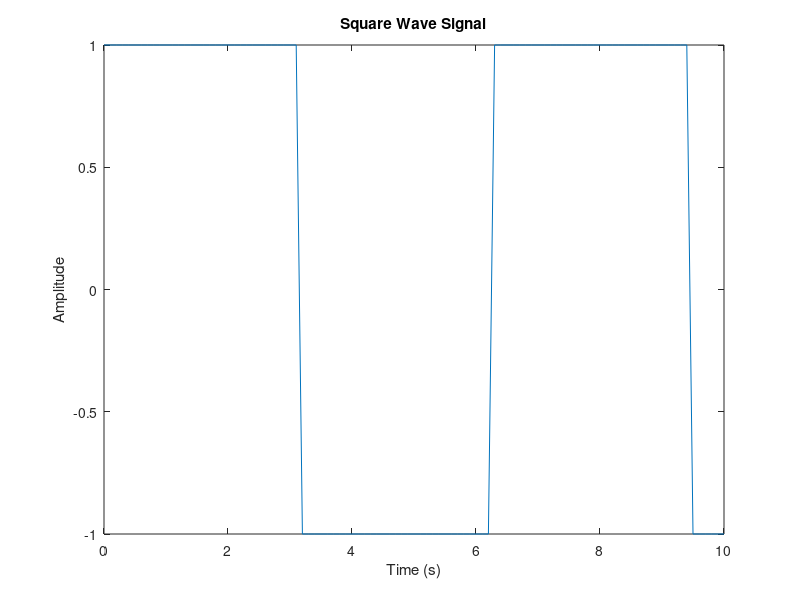

Here is the MATLAB script that generated this plot: (Note: this script raises an error after producing the figure.)
%at fisrt, we want to implement the Square wave signal
Fs = 1000; % Sampling frequency
t = 0:100/Fs:10; % Time vector of 1 second
f = 1/(2*pi); % Create a sine wave of f Hz.
x= square(2*pi*t*f);
% Generate the plot, title and labels.
figure(1);
plot(t,x);
hold on
title('Square Wave Signal');
xlabel('Time (s)');
ylabel('Amplitude');
%now we aim to implement Square wave signal using fourier series
T=2*pi; % our signal period as shown in diagram
W0=2*pi/T;
A=10;
t =-2*T:2*T;% its same as Tp in shown diagram
sig_out=X_m(6,T,W0);
plot(t,sig_out);
hold off
function integral_=X_n(n,T,W0)
syms t 
  integral_= (2/T)*int(1*sin(n*W0*t),t,0,T/2);
end
function coefficent=X_m(m,T,W0)
    t =-2*T:2*T;
    
    coefficent=X_n(0,T,W0)*sin(W0*0*t);
    for i =1:m
    coefficent=coefficent+X_n(i,T,W0)*sin(W0*i*t);
    end


end